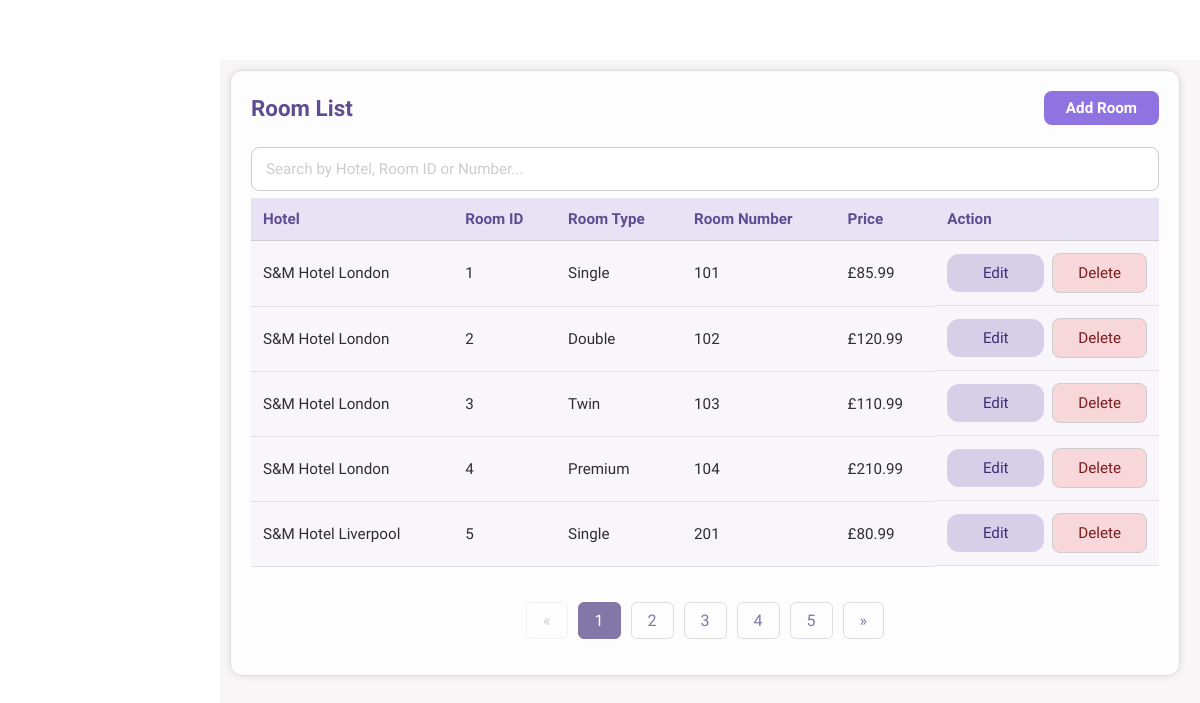
Before: /room.php (signed in) with the older database file.
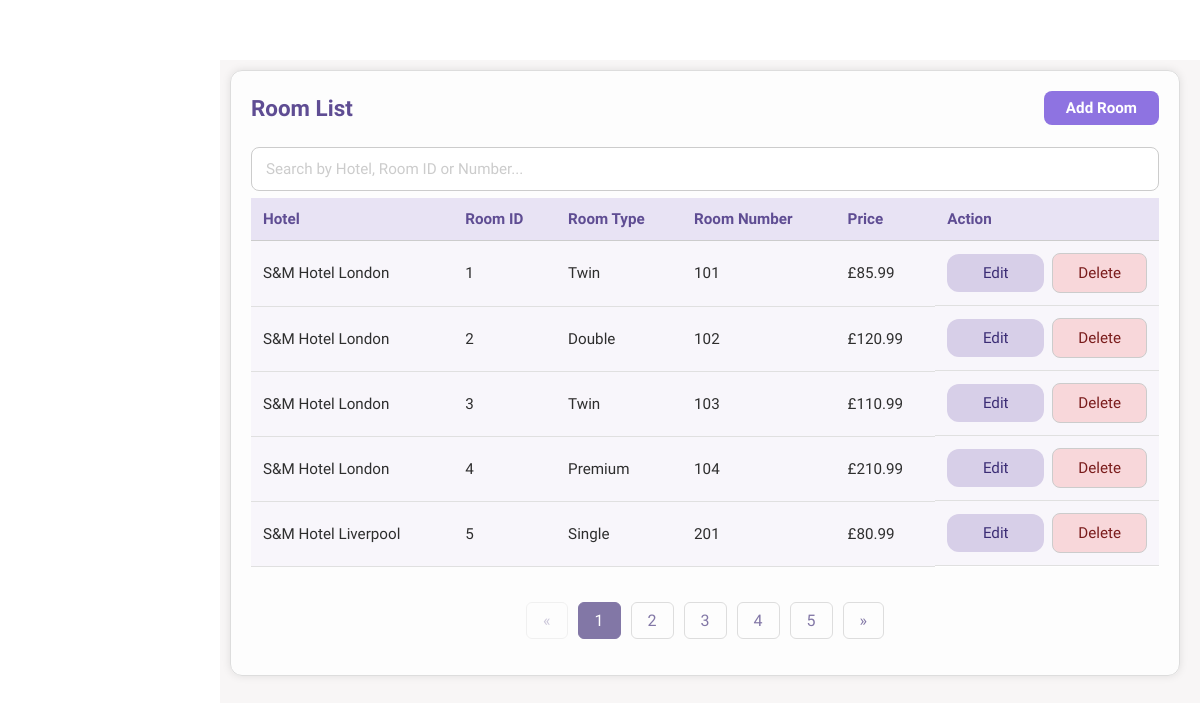
After: the same page with the newer database file.
### tables this page shows
CREATE TABLE ROOM(
ROOM_ID INTEGER NOT NULL PRIMARY KEY AUTOINCREMENT,
ROOM_NO INTEGER NOT NULL,
ROOM_TYPE_ID INTEGER NOT NULL,
PRICE DOUBLE(2) NOT NULL,
HOTEL_ID INTEGER NOT NULL,
FOREIGN KEY (ROOM_TYPE_ID) REFERENCES ROOM_TYPE(ROOM_TYPE_ID) ON DELETE CASCADE ON UPDATE CASCADE,
FOREIGN KEY (HOTEL_ID) REFERENCES HOTEL(HOTEL_ID) ON DELETE CASCADE ON UPDATE CASCADE
);

CREATE TABLE HOTEL(
HOTEL_ID INTEGER NOT NULL PRIMARY KEY AUTOINCREMENT,
HOTEL_NAME TEXT NOT NULL,
HOTEL_ADDRESS TEXT NOT NULL,
CITY TEXT NOT NULL,
POSTCODE TEXT NOT NULL,
HOTEL_TELNO TEXT NOT NULL UNIQUE,
HOTEL_EMAIL TEXT NOT NULL UNIQUE
);

CREATE TABLE ROOM_TYPE(
ROOM_TYPE_ID INTEGER  NOT NULL PRIMARY KEY AUTOINCREMENT,
ROOM_TYPE_NAME TEXT NOT NULL,
ROOM_TYPE_DESCRIPTION TEXT NOT NULL
);

### functions.php (the view, shortened to what this page needs)
<?php
function createDB()
{
    $db = new SQLite3('hotelSQL.db');
    $db->exec("PRAGMA foreign_keys = ON");
    return $db;
}
function RoomList($editingId = null, $limit = null, $offset = null)
{
    $db = createDB();
    $select_query = "SELECT * FROM ROOM r
        INNER JOIN HOTEL h ON (r.HOTEL_ID = h.HOTEL_ID)
        INNER JOIN ROOM_TYPE rt ON (r.ROOM_TYPE_ID = rt.ROOM_TYPE_ID)
        ORDER BY HOTEL_ID ASC
    ";
    $select_query = applyPagination($select_query, $limit, $offset);
    $result = $db->query($select_query);
    while ($row = $result->fetchArray(SQLITE3_ASSOC)) {
        if ($editingId == $row['ROOM_ID']) {
            echo "<tr><form method='post'>";
            echo "<td>";
            HotelDropdown($row['HOTEL_ID']);
            echo "</td>";
            echo "<td>" . $row['ROOM_ID'] . "</td>";
            echo "<input type='hidden' name='room-id' value='" . $row['ROOM_ID'] . "'>";
            echo "<td>";
            RoomTypeDropdown('room-type-id', $row['ROOM_TYPE_ID']);
            echo "</td>";
            echo "<td>
                    <input type='number' name='room-number'
                           value='" . htmlspecialchars($row['ROOM_NO']) . "' required>
                  </td>";
            echo "<td>
                    <input type='number' step='0.01' name='room-price'
                           value='" . htmlspecialchars($row['PRICE']) . "' required>
                  </td>";
            echo "<td>
                    <input type='submit' class='submit-btn' name='save' value='Save'>
                    <input type='submit' class='delete-button-in-list' name='cancel' value='Cancel'>
                  </td>";
            echo "</form></tr>";
        } else {
            echo "<form method='post'><tr>";
            echo "<td>" . $row['HOTEL_NAME'] . "</td>";
            echo "<td>" . $row['ROOM_ID'] . "</td>";
            echo "<td>" . $row['ROOM_TYPE_NAME'] . "</td>";
            echo "<td>" . $row['ROOM_NO'] . "</td>";
            echo "<td>" . "£" . number_format($row['PRICE'], 2, '.', '') . "</td>";
            echo "<td>
                <input type='hidden' name='room-id' value='" . $row['ROOM_ID'] . "'>
                <input type='submit' class='edit-button-in-list' name='edit' value='Edit'>
                <input type='button' class='delete-button-in-list' name='delete' value='Delete'>
            </td>";
            echo "</tr></form>";
        }
    }
}
function applyPagination($sql, $limit, $offset)
{
    if ($limit !== null && $offset !== null) {
        $limit = (int) $limit;
        $offset = (int) $offset;
        $sql .= " LIMIT $limit OFFSET $offset";
    }
    return $sql;
}
?>

### room.php (shortened to what this page needs)
<!DOCTYPE html>
<html lang="en">
<head>
    <link rel="stylesheet" href="style.css" />
</head>
<?php
require_once("functions.php");
$editingId = null;
$records_per_page = 5;
$current_page = isset($_GET["page"]) ? intval($_GET["page"]) : 1;
$db = createDB();
$total_query = "SELECT COUNT(*) AS total FROM ROOM";
$total_result = $db->query($total_query);
$total_row = $total_result->fetchArray(SQLITE3_ASSOC);
$total_records = (int) ($total_row['total'] ?? 0);
$total_pages = $total_records > 0 ? (int) ceil($total_records / $records_per_page) : 1;
$offset = ($current_page - 1) * $records_per_page;
?>
<body onload="loadNavbar()">
    <div class="main_content">
        <section class="add-container">
            <div class="heading-row">
                <h2>Room List</h2>
                <a class="add-btn" href="room-add.php">Add Room</a>
            </div>
            <div class="search-bar">
                <input type="text" id="searchInput" placeholder="Search by Hotel, Room ID or Number..."
                    autocomplete="off" onkeyup="filterRoomList(this)">
            </div>
            <table class="base-table">
                <thead>
                    <tr>
                        <th>Hotel</th>
                        <th>Room ID</th>
                        <th>Room Type</th>
                        <th>Room Number</th>
                        <th>Price</th>
                        <th>Action</th>
                    </tr>
                </thead>
                <tbody>
                    <?php RoomList($editingId, $records_per_page, $offset) ?>
                </tbody>
            </table>
            <br />
            <?php if ($total_records > $records_per_page): ?>
            <ul class="pagination">
                <?php if ($current_page > 1): ?>
                    <?php $prev_page = $current_page - 1; ?>
                    <li><a href="?page=<?= $prev_page ?>">&laquo;</a></li>
                <?php else: ?>
                    <li class="disabled"><span>&laquo;</span></li>
                <?php endif; ?>
                <?php for ($i = 1; $i <= $total_pages; $i++): ?>
                    <?php if ($i == $current_page): ?>
                        <li class="active"><span><?= $i ?></span></li>
                    <?php else: ?>
                        <li><a href="?page=<?= $i ?>"><?= $i ?></a></li>
                    <?php endif; ?>
                <?php endfor; ?>
                <?php if ($current_page < $total_pages): ?>
                    <?php $next_page = $current_page + 1; ?>
                    <li><a href="?page=<?= $next_page ?>">&raquo;</a></li>
                <?php else: ?>
                    <li class="disabled"><span>&raquo;</span></li>
                <?php endif; ?>
            </ul>
            <?php endif; ?>
        </section>
    </div>
</body>
</html>

### style.css (style rules this page uses)
html, body { margin: 0; padding: 0; box-sizing: border-box; }
*, *::before, *::after { box-sizing: inherit; }
* { font-family: "Source Sans Pro", Helvetica, sans-serif; }
input::placeholder { color: #ccc; }
.main_content { margin-top: 60px; margin-left: 220px; padding: 10px 20px 20px 10px; background: #f8f6f6; min-height: calc(100vh - 60px); color: #2e2e2e; flex: 1; overflow-x: hidden; }
.add-container h2 { color: #5f4d93; font-size: 1.4rem; font-weight: 700; margin-bottom: 20px; text-align: left; }
.add-container .search-bar { margin: 5px 0; padding: 2px 0; }
.add-container .search-bar input { display: block; width: 100%; padding: 12px 14px; border: 1px solid #ccc; }
.base-table { width: 100%; border-collapse: collapse; color: #2e2e2e; font-size: 0.95rem; background-color: #fff; }
.base-table thead { background-color: #e8e3f4; }
.base-table th { text-align: left; font-weight: 600; color: #5f4d93; padding: 12px; border-bottom: 1px solid #ccc; }
.base-table td { padding: 12px; border-bottom: 1px solid #e0e0e0; }
.base-table td:last-child { display: flex; justify-content: flex-start; align-items: center; gap: 8px; }
.base-table tr:nth-child(even) { background-color: #f8f6fb; }
.add-container { width: 100%; max-width: none; padding: 20px 20px 20px 20px; margin: 0 0 30px 0; background: rgba(255, 255, 255, 0.8); border-radius: 12px; border: 1px solid #ddd; box-shadow: 0 0 8px rgba(0, 0, 0, 0.1); }
.add-container input { padding: 10px; border: 1px solid #ccc; border-radius: 8px; font-size: 0.95rem; background-color: #fff; transition: border-color 0.3s, box-shadow 0.3s; }
.add-container td input[type="submit"] { padding: 10px 28px; border: none; border-radius: 12px; font-size: 0.95rem; font-weight: 500; cursor: pointer; }
.add-container .edit-button-in-list { background-color: #d7cfe8; color: #3b2d75; }
.add-container .delete-button-in-list { background-color: #f8d7da; color: #7a1c1c; }
.base-form input, .add-container input, .add-container select, .base-form select { width: 50%; max-width: 100%; }
.pagination { display: flex; justify-content: center; list-style-type: none; padding: 0; }
.pagination li { margin: 0 5px; }
.pagination a, .pagination span { text-decoration: none; color: #8277a6; padding: 8px 16px; border: 1px solid #ddd; border-radius: 6px; cursor: pointer; display: inline-block; }
.pagination li.active span { background-color: #8277a6; color: white; border-color: #8277a6; }
.pagination li.disabled span { opacity: 0.4; cursor: not-allowed; }
.add-btn { display: inline-block; padding: 8px 22px; background-color: #8e73e1; color: #fff; border-radius: 8px; font-weight: 600; font-size: 0.95rem; text-decoration: none; }
.heading-row { display: flex; align-items: center; justify-content: space-between; margin-bottom: 20px; }
.heading-row h2 { margin: 0; color: #5f4d93; font-size: 1.4rem; font-weight: 700; }
.edit-button-in-list, .delete-button-in-list { cursor: pointer; }

Changed rows visible on the page:
changed room id 1: ROOM_TYPE_ID.ROOM_TYPE_NAME "Single" → "Twin"
